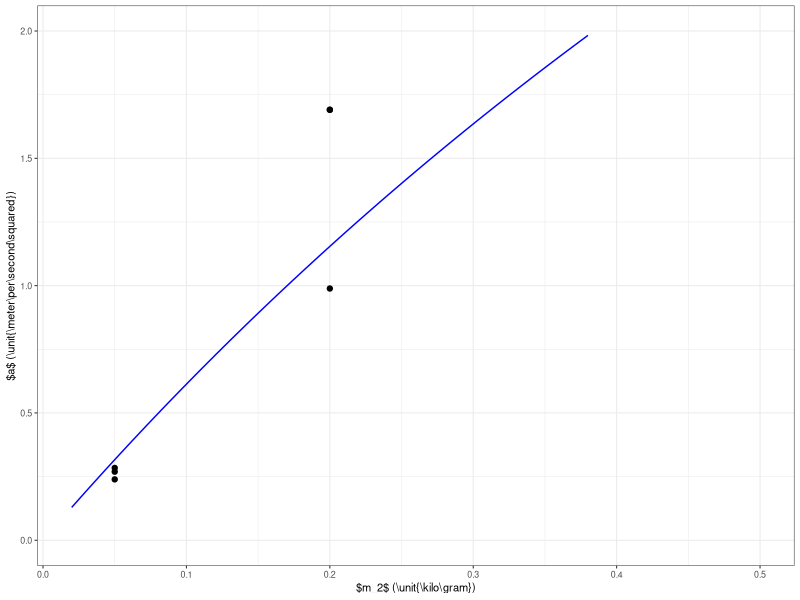

This chart was generated by the following R code:
library(ggplot2)
raw <- read.csv("arenas.csv",header=TRUE)

library(dplyr)
data <- mutate(
 raw,
 ameas.ms2 = 2*x.m/t.s^2
 )

apredicted.ms2 <- function(m2,m1,mc){
  9.81*m2/(m2+m1+mc)
}

fig <- ggplot(data)+geom_point(aes(x=m2.kg,y=ameas.ms2))+
    ylim(0,2)+xlim(0.02,0.5)+
    geom_function(fun=apredicted.ms2,args=list(m1=1.000,mc=0.5),color='blue')+
    xlab('$m_2$ (\\unit{\\kilo\\gram})')+
    ylab('$a$ (\\unit{\\meter\\per\\second\\squared})')+
    theme_bw(base_size=8)

library(svglite)
svglite('fig3.svg',width=3,height=2,pointsize=8)
print(fig)
dev.off()

library(xtable)
results <- summarize(
	mean.t = mean(t.s),
	sd.t = sd(t.s),
	mean.a = mean(ameas.ms2),
	sd.a = sd(ameas.ms2),
	group_by(data,m2.kg)
	)
print(xtable(results),include.rownames=FALSE,file='table1raw.tex')
